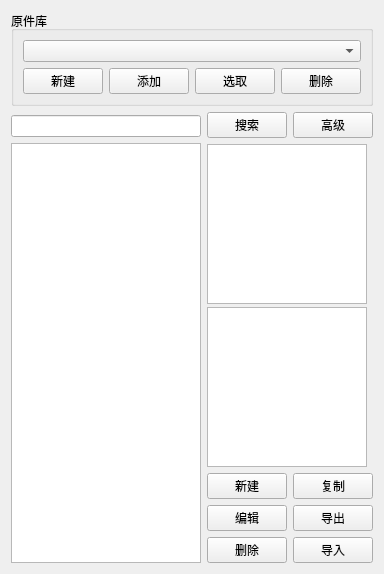
<?xml version="1.0" encoding="UTF-8"?>
<ui version="4.0">
 <class>PartLibManager</class>
 <widget class="QWidget" name="PartLibManager">
  <property name="windowModality">
   <enum>Qt::ApplicationModal</enum>
  </property>
  <property name="geometry">
   <rect>
    <x>0</x>
    <y>0</y>
    <width>362</width>
    <height>546</height>
   </rect>
  </property>
  <property name="windowTitle">
   <string>Library Manager</string>
  </property>
  <layout class="QGridLayout" name="gridLayout_2">
   <property name="spacing">
    <number>6</number>
   </property>
   <item row="0" column="0" colspan="3">
    <widget class="QGroupBox" name="groupBox">
     <property name="title">
      <string>原件库</string>
     </property>
     <layout class="QGridLayout" name="gridLayout">
      <item row="0" column="0" colspan="4">
       <widget class="QComboBox" name="comboBox"/>
      </item>
      <item row="1" column="0">
       <widget class="QPushButton" name="pushButton">
        <property name="text">
         <string>新建</string>
        </property>
       </widget>
      </item>
      <item row="1" column="1">
       <widget class="QPushButton" name="pushButtonAddLibrary">
        <property name="text">
         <string>添加</string>
        </property>
       </widget>
      </item>
      <item row="1" column="3">
       <widget class="QPushButton" name="pushButtonRemoveLibrary">
        <property name="text">
         <string>删除</string>
        </property>
       </widget>
      </item>
      <item row="1" column="2">
       <widget class="QPushButton" name="pushButtonSelectLibrary">
        <property name="text">
         <string>选取</string>
        </property>
       </widget>
      </item>
     </layout>
    </widget>
   </item>
   <item row="1" column="0" rowspan="5">
    <layout class="QVBoxLayout" name="verticalLayout_2">
     <property name="topMargin">
      <number>3</number>
     </property>
     <item>
      <widget class="QLineEdit" name="lineEditSearch">
       <property name="clearButtonEnabled">
        <bool>true</bool>
       </property>
      </widget>
     </item>
     <item>
      <widget class="QListView" name="listViewParts"/>
     </item>
    </layout>
   </item>
   <item row="1" column="1">
    <widget class="QPushButton" name="pushButtonSearch">
     <property name="text">
      <string>搜索</string>
     </property>
    </widget>
   </item>
   <item row="1" column="2">
    <widget class="QPushButton" name="pushButtonAdvanceSearch">
     <property name="text">
      <string>高级</string>
     </property>
    </widget>
   </item>
   <item row="2" column="1" colspan="2">
    <layout class="QVBoxLayout" name="verticalLayout">
     <property name="spacing">
      <number>3</number>
     </property>
     <item>
      <widget class="QGraphicsView" name="graphicsView">
       <property name="minimumSize">
        <size>
         <width>160</width>
         <height>160</height>
        </size>
       </property>
       <property name="maximumSize">
        <size>
         <width>160</width>
         <height>160</height>
        </size>
       </property>
      </widget>
     </item>
     <item>
      <widget class="QGraphicsView" name="graphicsView_2">
       <property name="minimumSize">
        <size>
         <width>160</width>
         <height>160</height>
        </size>
       </property>
       <property name="maximumSize">
        <size>
         <width>160</width>
         <height>160</height>
        </size>
       </property>
      </widget>
     </item>
    </layout>
   </item>
   <item row="3" column="1">
    <widget class="QPushButton" name="buttonAddPart">
     <property name="text">
      <string>新建</string>
     </property>
    </widget>
   </item>
   <item row="3" column="2">
    <widget class="QPushButton" name="pushButton_2">
     <property name="text">
      <string>复制</string>
     </property>
    </widget>
   </item>
   <item row="4" column="1">
    <widget class="QPushButton" name="buttonEditPart">
     <property name="text">
      <string>编辑</string>
     </property>
    </widget>
   </item>
   <item row="4" column="2">
    <widget class="QPushButton" name="pushButton_3">
     <property name="text">
      <string>导出</string>
     </property>
    </widget>
   </item>
   <item row="5" column="1">
    <widget class="QPushButton" name="buttonRemovePart">
     <property name="text">
      <string>删除</string>
     </property>
    </widget>
   </item>
   <item row="5" column="2">
    <widget class="QPushButton" name="pushButton_4">
     <property name="text">
      <string>导入</string>
     </property>
    </widget>
   </item>
  </layout>
  <zorder>buttonAddPart</zorder>
  <zorder>buttonEditPart</zorder>
  <zorder>buttonRemovePart</zorder>
  <zorder>groupBox</zorder>
  <zorder>pushButton_2</zorder>
  <zorder>pushButton_3</zorder>
  <zorder>pushButton_4</zorder>
  <zorder>pushButtonSearch</zorder>
  <zorder>pushButtonAdvanceSearch</zorder>
  <zorder></zorder>
 </widget>
 <resources/>
 <connections/>
</ui>
